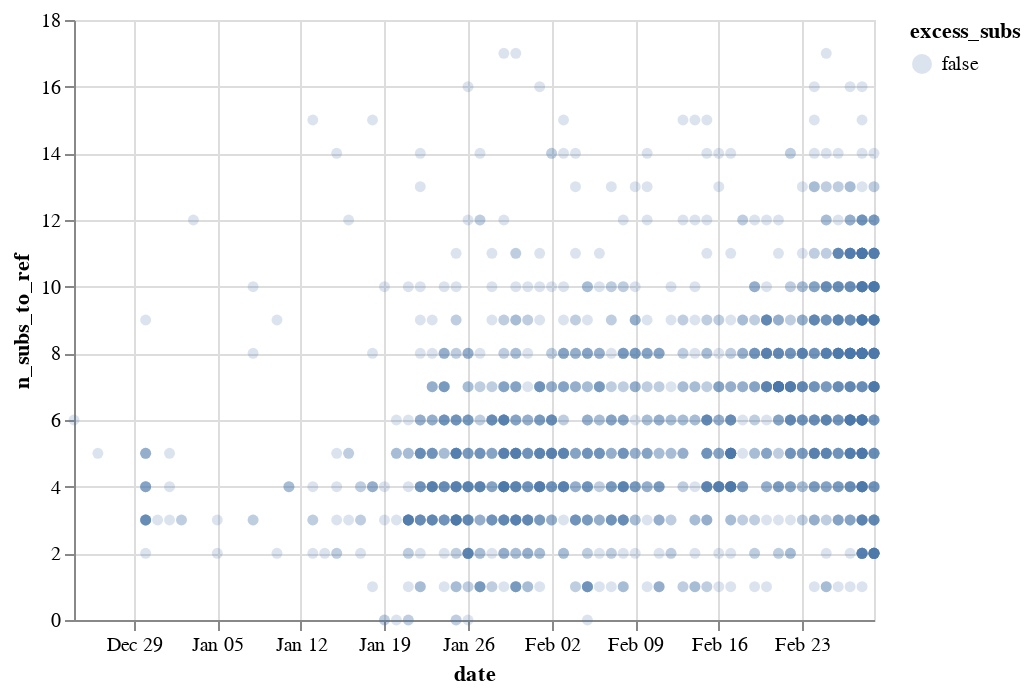

Notebook source saved alongside this figure:
### Markdown cell above
Filter sequences with excess substitutions:

### Code cell
print(f"Filtering sequences with >{max_subs} substitutions to reference")

subs['excess_subs'] = subs['n_subs_to_ref'] >= max_subs

display(subs
        .groupby('excess_subs')
        .aggregate(n_seqs=pd.NamedAgg('strain', 'count'))
        )

chart_subs = (
    alt.Chart(subs)
    .encode(x='date',
            y='n_subs_to_ref',
            color='excess_subs',
            tooltip=['strain',
                     'gisaid_epi_isl',
                     'date',
                     'n_subs_to_ref',
                     'RaTG13_n_substitutions',
                     'n_ident_to_ref',
                     'substitutions'],
            )
    .mark_point(filled=True,
                opacity=0.2,
                )
    )

subs = (
    subs.query('not excess_subs')
    .drop(columns='excess_subs')
    )

chart_subs

### Figure 1 — Vega-Lite specification as saved in the notebook (floating-point values rounded to 4 significant figures; data arrays with more than 128 entries replaced by an {"elided": "..."} marker saying what was removed)
{"config": {"view": {"continuousWidth": 400, "continuousHeight": 300}}, "data": {"name": "data-49c3f1a30d17f7e343a2031ac7f89795"}, "mark": {"type": "point", "filled": true, "opacity": 0.2}, "encoding": {"color": {"type": "nominal", "field": "excess_subs"}, "tooltip": [{"type": "nominal", "field": "strain"}, {"type": "nominal", "field": "gisaid_epi_isl"}, {"type": "temporal", "field": "date"}, {"type": "quantitative", "field": "n_subs_to_ref"}, {"type": "quantitative", "field": "RaTG13_n_substitutions"}, {"type": "quantitative", "field": "n_ident_to_ref"}, {"type": "nominal", "field": "substitutions"}], "x": {"type": "temporal", "field": "date"}, "y": {"type": "quantitative", "field": "n_subs_to_ref"}}, "$schema": "https://vega.github.io/schema/vega-lite/v4.8.1.json", "datasets": {"data-49c3f1a30d17f7e343a2031ac7f89795": {"elided": "2057 records"}}}
